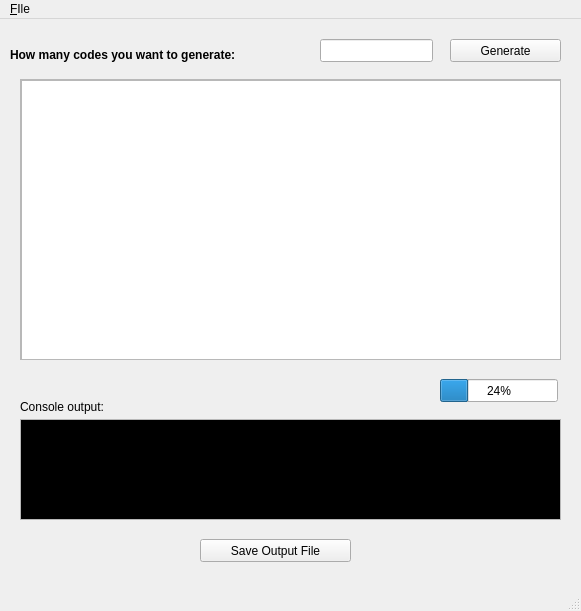
<?xml version="1.0" encoding="UTF-8"?>
<ui version="4.0">
 <class>MainWindow</class>
 <widget class="QMainWindow" name="MainWindow">
  <property name="geometry">
   <rect>
    <x>0</x>
    <y>0</y>
    <width>581</width>
    <height>611</height>
   </rect>
  </property>
  <property name="windowTitle">
   <string>MainWindow</string>
  </property>
  <widget class="QWidget" name="centralWidget">
   <widget class="QLabel" name="label">
    <property name="geometry">
     <rect>
      <x>10</x>
      <y>20</y>
      <width>321</width>
      <height>31</height>
     </rect>
    </property>
    <property name="font">
     <font>
      <weight>75</weight>
      <bold>true</bold>
     </font>
    </property>
    <property name="text">
     <string>How many codes you want to generate: </string>
    </property>
   </widget>
   <widget class="QLineEdit" name="codeCount">
    <property name="geometry">
     <rect>
      <x>320</x>
      <y>20</y>
      <width>113</width>
      <height>23</height>
     </rect>
    </property>
   </widget>
   <widget class="QPushButton" name="pushButton">
    <property name="geometry">
     <rect>
      <x>450</x>
      <y>20</y>
      <width>111</width>
      <height>23</height>
     </rect>
    </property>
    <property name="text">
     <string>Generate</string>
    </property>
   </widget>
   <widget class="QScrollArea" name="scrollArea">
    <property name="geometry">
     <rect>
      <x>20</x>
      <y>60</y>
      <width>541</width>
      <height>281</height>
     </rect>
    </property>
    <property name="widgetResizable">
     <bool>true</bool>
    </property>
    <widget class="QWidget" name="scrollAreaWidgetContents">
     <property name="geometry">
      <rect>
       <x>0</x>
       <y>0</y>
       <width>539</width>
       <height>279</height>
      </rect>
     </property>
     <widget class="QTextEdit" name="ListAllCodes">
      <property name="geometry">
       <rect>
        <x>0</x>
        <y>0</y>
        <width>551</width>
        <height>291</height>
       </rect>
      </property>
     </widget>
    </widget>
   </widget>
   <widget class="QLabel" name="m_sCode">
    <property name="geometry">
     <rect>
      <x>20</x>
      <y>380</y>
      <width>121</width>
      <height>16</height>
     </rect>
    </property>
    <property name="text">
     <string>Console output:</string>
    </property>
   </widget>
   <widget class="QTextEdit" name="console">
    <property name="geometry">
     <rect>
      <x>20</x>
      <y>400</y>
      <width>541</width>
      <height>101</height>
     </rect>
    </property>
    <property name="palette">
     <palette>
      <active>
       <colorrole role="Light">
        <brush brushstyle="SolidPattern">
         <color alpha="255">
          <red>255</red>
          <green>255</green>
          <blue>255</blue>
         </color>
        </brush>
       </colorrole>
       <colorrole role="Text">
        <brush brushstyle="SolidPattern">
         <color alpha="255">
          <red>138</red>
          <green>226</green>
          <blue>52</blue>
         </color>
        </brush>
       </colorrole>
       <colorrole role="Base">
        <brush brushstyle="SolidPattern">
         <color alpha="255">
          <red>0</red>
          <green>0</green>
          <blue>0</blue>
         </color>
        </brush>
       </colorrole>
      </active>
      <inactive>
       <colorrole role="Light">
        <brush brushstyle="SolidPattern">
         <color alpha="255">
          <red>255</red>
          <green>255</green>
          <blue>255</blue>
         </color>
        </brush>
       </colorrole>
       <colorrole role="Text">
        <brush brushstyle="SolidPattern">
         <color alpha="255">
          <red>138</red>
          <green>226</green>
          <blue>52</blue>
         </color>
        </brush>
       </colorrole>
       <colorrole role="Base">
        <brush brushstyle="SolidPattern">
         <color alpha="255">
          <red>0</red>
          <green>0</green>
          <blue>0</blue>
         </color>
        </brush>
       </colorrole>
      </inactive>
      <disabled>
       <colorrole role="Light">
        <brush brushstyle="SolidPattern">
         <color alpha="255">
          <red>255</red>
          <green>255</green>
          <blue>255</blue>
         </color>
        </brush>
       </colorrole>
       <colorrole role="Text">
        <brush brushstyle="SolidPattern">
         <color alpha="255">
          <red>190</red>
          <green>190</green>
          <blue>190</blue>
         </color>
        </brush>
       </colorrole>
       <colorrole role="Base">
        <brush brushstyle="SolidPattern">
         <color alpha="255">
          <red>239</red>
          <green>239</green>
          <blue>239</blue>
         </color>
        </brush>
       </colorrole>
      </disabled>
     </palette>
    </property>
    <property name="autoFillBackground">
     <bool>false</bool>
    </property>
   </widget>
   <widget class="QProgressBar" name="progressBar">
    <property name="geometry">
     <rect>
      <x>440</x>
      <y>360</y>
      <width>118</width>
      <height>23</height>
     </rect>
    </property>
    <property name="value">
     <number>24</number>
    </property>
   </widget>
   <widget class="QPushButton" name="saveFile">
    <property name="geometry">
     <rect>
      <x>200</x>
      <y>520</y>
      <width>151</width>
      <height>23</height>
     </rect>
    </property>
    <property name="text">
     <string>Save Output File</string>
    </property>
   </widget>
  </widget>
  <widget class="QStatusBar" name="statusBar"/>
  <widget class="QMenuBar" name="menuBar">
   <property name="geometry">
    <rect>
     <x>0</x>
     <y>0</y>
     <width>581</width>
     <height>20</height>
    </rect>
   </property>
   <widget class="QMenu" name="menu_FIle">
    <property name="title">
     <string>&amp;FIle</string>
    </property>
    <addaction name="separator"/>
    <addaction name="action_About"/>
   </widget>
   <addaction name="menu_FIle"/>
  </widget>
  <action name="action_About">
   <property name="text">
    <string>&amp;About</string>
   </property>
  </action>
 </widget>
 <layoutdefault spacing="6" margin="11"/>
 <resources/>
 <connections/>
</ui>
